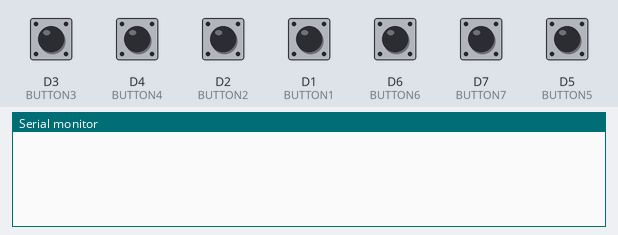
Bench run of a sketch on a simulated ESP8266 (NodeMCU). Parts: the last lines printed to the serial monitor. The inputs (shaded band) are chosen by the test bench; at power-on: D1 (BUTTON1), D2 (BUTTON2), D3 (BUTTON3), D4 (BUTTON4), D5 (BUTTON5), D6 (BUTTON6), D7 (BUTTON7) HIGH.

Above: at 1.2 s.
1.3 s: D3 (BUTTON3) pulled LOW for 0.15 s
At 2.4 s:
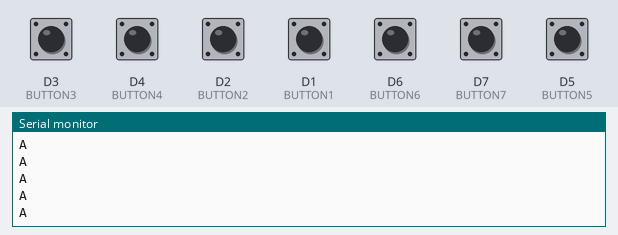
2.9 s: D4 (BUTTON4) pulled LOW for 0.15 s
At 3.6 s:
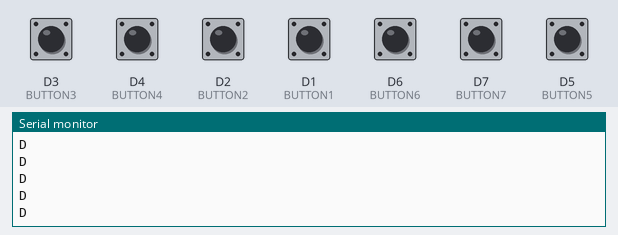
4.5 s: D2 (BUTTON2) pulled LOW for 0.15 s
At 5.8 s:
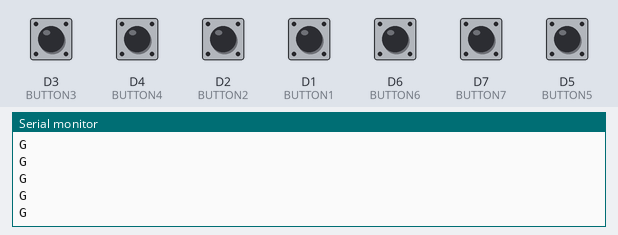
6.1 s: D1 (BUTTON1) pulled LOW for 0.15 s
At 7.3 s:
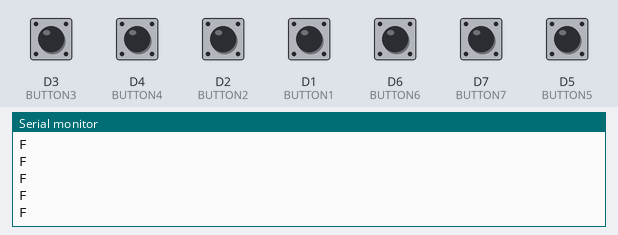
7.7 s: D6 (BUTTON6) pulled LOW for 0.15 s
At 8.5 s:
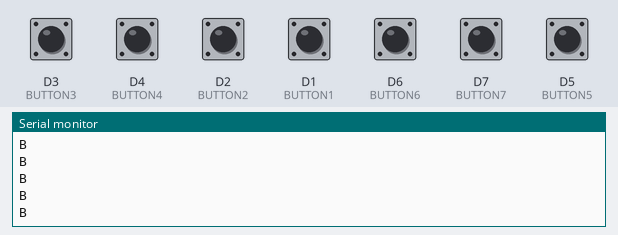
9.3 s: D7 (BUTTON7) pulled LOW for 0.15 s
At 10.9 s:
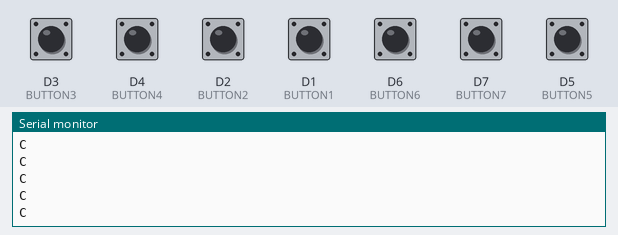

Measured:
- after the input at 1.3 s, the serial monitor: prints a new line at once (image 1)
- after the input at 2.9 s, the serial monitor: prints a new line at once (image 2)
- after the input at 4.5 s, the serial monitor: prints a new line at once (image 3)
- after the input at 6.1 s, the serial monitor: prints a new line at once (image 4)
- after the input at 7.7 s, the serial monitor: prints a new line at once (image 5)
- after the input at 9.3 s, the serial monitor: prints a new line at once (image 6)

The sketch:

huina_remote.ino
```cpp
const int BUTTON1 = D1;
const int BUTTON2 = D2;
const int BUTTON3 = D3;
const int BUTTON4 = D4;
const int BUTTON5 = D5;
const int BUTTON6 = D6;
const int BUTTON7 = D7;

int BUTTONstate1 = 0;
int BUTTONstate2 = 0;
int BUTTONstate3 = 0;
int BUTTONstate4 = 0;
int BUTTONstate5 = 0;
int BUTTONstate6 = 0;
int BUTTONstate7 = 0;

void setup()
{
  pinMode(BUTTON1, INPUT_PULLUP);
  pinMode(BUTTON2, INPUT_PULLUP);
  pinMode(BUTTON3, INPUT_PULLUP);
  pinMode(BUTTON4, INPUT_PULLUP);
  pinMode(BUTTON5, INPUT_PULLUP);
  pinMode(BUTTON6, INPUT_PULLUP);
  pinMode(BUTTON7, INPUT_PULLUP);
  Serial.begin(9600);
}

void loop()
{
  BUTTONstate1 = digitalRead(BUTTON1);
  if (BUTTONstate1 == LOW)
  {
    Serial.println("F");
  }

  BUTTONstate2 = digitalRead(BUTTON2);
  if (BUTTONstate2 == LOW)
  {
    Serial.println("G");
  }

  BUTTONstate3 = digitalRead(BUTTON3);
  if (BUTTONstate3 == LOW)
  {
    Serial.println("A");
  }

  BUTTONstate4 = digitalRead(BUTTON4);
  if (BUTTONstate4 == LOW)
  {
    Serial.println("D");
  }

  BUTTONstate5 = digitalRead(BUTTON5);
  if (BUTTONstate5 == LOW)
  {
    Serial.println("E");
  }

  BUTTONstate6 = digitalRead(BUTTON6);
  if (BUTTONstate6 == LOW)
  {
    Serial.println("B");
  }

  BUTTONstate7 = digitalRead(BUTTON7);
  if (BUTTONstate7 == LOW)
  {
    Serial.println("C");
  }
}
```
